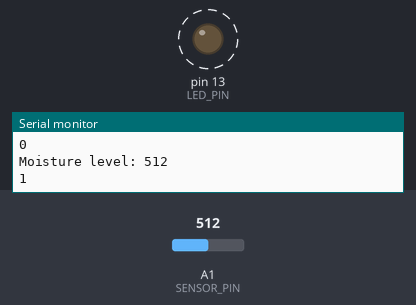
The sketch below on a simulated Arduino Uno, built with avr-gcc and run on an emulated ATmega328P. On the bench: output pins drawn as LEDs (lit = HIGH), the last lines printed to the serial monitor. Dashed ring = blinking. Inputs (shaded band) come from the test bench; at power-on: A1 (SENSOR_PIN) = 512.

Above: at 1.8 s.
1.9 s: A1 (SENSOR_PIN) set to 687
3.5 s: A1 (SENSOR_PIN) set to 714
At 4.6 s:
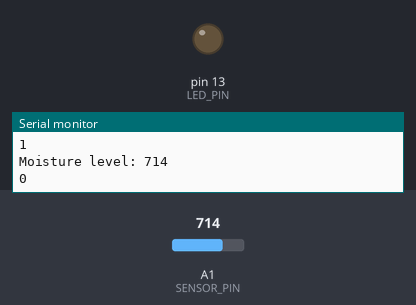
5.0 s: A1 (SENSOR_PIN) set to 190
At 5.4 s:
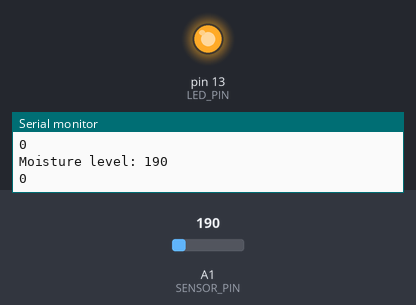
6.5 s: A1 (SENSOR_PIN) set to 217
At 8.8 s:
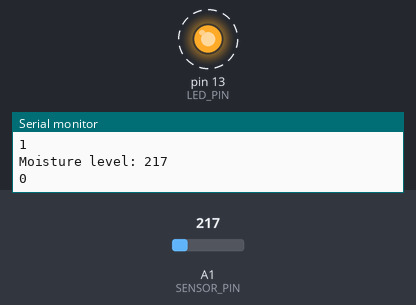
Timing chart, 0 to 11.6 s (numbered marks = the images above; inputs shaded):
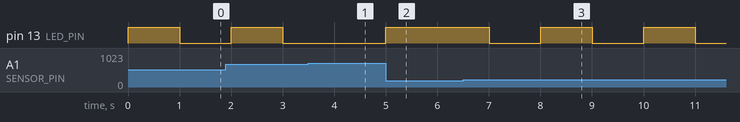

The sketch:

plant-monitor.ino
```cpp
//========================================================================
// Globals
//========================================================================

// Globals.
const int LED_PIN = 13; // Our blue LED connected to digital pin 13.
int led_state = 0; // Current state of the LED: 0 => off; 1 => on.

// 1022: max reading I've seen so far (touching the nails together).
// 770: both nails submerged in soft water.
// 700: freshly watered plant.
// const int SENSOR_PIN = A0; // Moisture sensor (wire wrapped around a couple nails).
const int SENSOR_PIN = A1; // I broke off part of the wire I plugged into A0!

// Note that if you have nothing connected to an input pin it will be in a floating state
// and generate random-looking values when you read it.

int moisture_level = 0; // The moisture level detected on the sensor pin.

char buffer[120] = ""; // Line buffer.


//========================================================================
// Main Loop
//========================================================================

// Does any one-time init before the main loop runs.
void setup() {
  pinMode(LED_PIN, OUTPUT); // Set the digital pin to output mode.
  pinMode(SENSOR_PIN, INPUT); // Not sure if this is necessary for analog pins.
  Serial.begin(9600); // Set serial port speed to 9600 baud.
}

// Monitors moisture sensor and updates LED forever until Arduino is powered off or catastrophically fails.
void loop() {
  moisture_level = analogRead(SENSOR_PIN);

  sprintf(buffer, "Moisture level: %d\n", moisture_level);
  Serial.print(buffer);
  Serial.println(led_state);

  displayMoistureLevel();

  delay(1000); // Wait 1 second.
} // loop()


//========================================================================
// LED Functions
//========================================================================

// Displays the moisture level on the LED.
void displayMoistureLevel() {
  // If plant is properly hydrated, do nothing.
  // If somewhat thirsty, blink LED.
  // If quite thirsty, leave LED solid.
  if (moisture_level >= 700) {
    turnOffLed();
  }
  else if (moisture_level >= 200) {
    toggleLed();
  }
  else {
    turnOnLed();
  }
}

// Turns the LED off.
void turnOffLed() {
  digitalWrite(LED_PIN, LOW); // Turn LED off.
  led_state = 0;
}

// Turns the LED on.
void turnOnLed() {
  digitalWrite(LED_PIN, HIGH); // Turn LED on.
  led_state = 1;
}

// Toggles the LED between off and on.
void toggleLed() {
  if (led_state != 0) {
    turnOffLed();
  }
  else {
    turnOnLed();
  }
}
```

Measured:
- the behaviour switches between 699 and 700 on A1 (SENSOR_PIN) (found by bisection; images 0 and 1)
- the behaviour switches between 199 and 200 on A1 (SENSOR_PIN) (found by bisection; images 2 and 3)
- after the input at 3.5 s, pin 13 (LED_PIN): stays LOW (without the input it goes to HIGH after 0.50 s)
- after the input at 5.0 s, pin 13 (LED_PIN): LOW → HIGH at once
- after the input at 6.5 s, pin 13 (LED_PIN): alternates HIGH for 1.0 s and LOW for 1.0 s, starting after 0.50 s
